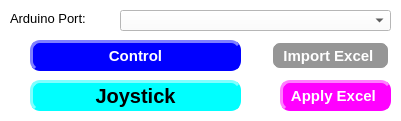
    <widget class="QFrame" name="frame">
     <property name="geometry">
      <rect>
       <x>0</x>
       <y>0</y>
       <width>401</width>
       <height>121</height>
      </rect>
     </property>
     <property name="styleSheet">
      <string notr="true"> color: rgb(0, 0, 0);
 background-color: rgb(255, 255, 255);
font-size: 10pt;</string>
     </property>
     <property name="frameShape">
      <enum>QFrame::NoFrame</enum>
     </property>
     <widget class="QPushButton" name="joystickbutton">
      <property name="geometry">
       <rect>
        <x>30</x>
        <y>80</y>
        <width>211</width>
        <height>31</height>
       </rect>
      </property>
      <property name="styleSheet">
       <string notr="true">QPushButton {
                color: rgb(0, 0, 0);
                background-color: rgb(0, 255, 255);
                border-style: outset;
                border-width: 3px;
                border-radius: 10px;
                border-color: rgb(0, 255, 255);
                min-width: 1em;

                font: bold 20px;
            }
      
            QPushButton:checked {
                color: rgb(0, 0, 0);
                background-color: rgb(255, 0, 0);
                border-style: inset;
                border-width: 3px;
                border-radius: 10px;
                border-color: rgb(255, 0, 0);
                font: bold 21px;
                min-width: 1em;
			  padding-left: 5px;
                padding-top: 5px;
               
            }
            QPushButton:hover {
                background-color: rgb(100, 100, 100);
                color: rgb(255, 255, 255);
                border-color: rgb(100, 100, 100);
                padding-left: 5px;
                padding-top: 5px;
            }</string>
      </property>
      <property name="text">
       <string>Joystick</string>
      </property>
      <property name="checkable">
       <bool>true</bool>
      </property>
     </widget>
     <widget class="QPushButton" name="controlbutton">
      <property name="geometry">
       <rect>
        <x>30</x>
        <y>40</y>
        <width>211</width>
        <height>31</height>
       </rect>
      </property>
      <property name="styleSheet">
       <string notr="true">QPushButton {
                color: rgb(255, 255, 255);
                background-color: rgb(0, 0, 255);
                border-style: outset;
                border-width: 3px;
                border-radius: 10px;
                border-color: rgb(0, 0, 255);
                min-width: 1em;

                font: bold 15px;
            }
      
            QPushButton:checked {
                color: rgb(255, 255, 255);
                background-color: rgb(255, 0, 0);
                border-style: inset;
                border-width: 3px;
                border-radius: 10px;
                border-color: rgb(255, 0, 0);
                font: bold 21px;
                min-width: 1em;
               
            }
            QPushButton:hover {
                background-color: rgb(100, 100, 100);
                color: rgb(255, 255, 255);
                border-color: rgb(0, 255, 0);
                padding-left: 5px;
                padding-top: 5px;
            }</string>
      </property>
      <property name="text">
       <string>Control</string>
      </property>
      <property name="checkable">
       <bool>true</bool>
      </property>
     </widget>
     <widget class="QPushButton" name="import_excel_actions">
      <property name="geometry">
       <rect>
        <x>270</x>
        <y>40</y>
        <width>121</width>
        <height>31</height>
       </rect>
      </property>
      <property name="styleSheet">
       <string notr="true">QPushButton {
                color: rgb(255, 255, 255);
                background-color: rgb(150, 150, 150);
                border-style: outset;
                border-width: 3px;
                border-radius: 10px;
                border-color: rgb(150, 150 150);
                min-width: 1em;
                font: bold 15px;
            }

            QPushButton:hover {
                background-color: rgb(100, 100, 100);
                color: rgb(255, 255, 255);
                border-color: rgb(100, 100, 100);
                padding-left: 5px;
                padding-top: 5px;
            }</string>
      </property>
      <property name="text">
       <string>Import Excel </string>
      </property>
      <property name="checkable">
       <bool>true</bool>
      </property>
     </widget>
     <widget class="QPushButton" name="apply_actions">
      <property name="geometry">
       <rect>
        <x>280</x>
        <y>80</y>
        <width>111</width>
        <height>31</height>
       </rect>
      </property>
      <property name="font">
       <font>
        <pointsize>-1</pointsize>
        <weight>75</weight>
        <italic>false</italic>
        <bold>true</bold>
       </font>
      </property>
      <property name="styleSheet">
       <string notr="true">QPushButton {
                color: rgb(255, 255,255);
                background-color: rgb(255, 0, 255);
                border-style: outset;
                border-width: 3px;
                border-radius: 10px;
                border-color: rgb(255, 0, 255);
                min-width: 1em;
                font: bold 15px;
            }
      
            QPushButton:checked {
                color: rgb(0, 0, 0);
                background-color: rgb(255, 0, 0);
                border-style: inset;
                border-width: 3px;
                border-radius: 10px;
                border-color: rgb(255, 0, 0);
                font: bold 16px;
                min-width: 1em;
			  padding-left: 5px;
                padding-top: 5px;
               
            }
            QPushButton:hover {
                background-color: rgb(100, 100, 100);
                color: rgb(255, 255, 255);
                border-color: rgb(100, 100, 100);
                padding-left: 5px;
                padding-top: 5px;
            }</string>
      </property>
      <property name="text">
       <string>Apply Excel </string>
      </property>
      <property name="checkable">
       <bool>true</bool>
      </property>
     </widget>
     <widget class="QLabel" name="ArduinoPortLabel">
      <property name="geometry">
       <rect>
        <x>10</x>
        <y>10</y>
        <width>150</width>
        <height>16</height>
       </rect>
      </property>
      <property name="maximumSize">
       <size>
        <width>150</width>
        <height>25</height>
       </size>
      </property>
      <property name="text">
       <string>Arduino Port:</string>
      </property>
     </widget>
     <widget class="QComboBox" name="arduino_portbox">
      <property name="geometry">
       <rect>
        <x>120</x>
        <y>10</y>
        <width>271</width>
        <height>21</height>
       </rect>
      </property>
     </widget>
    </widget>
